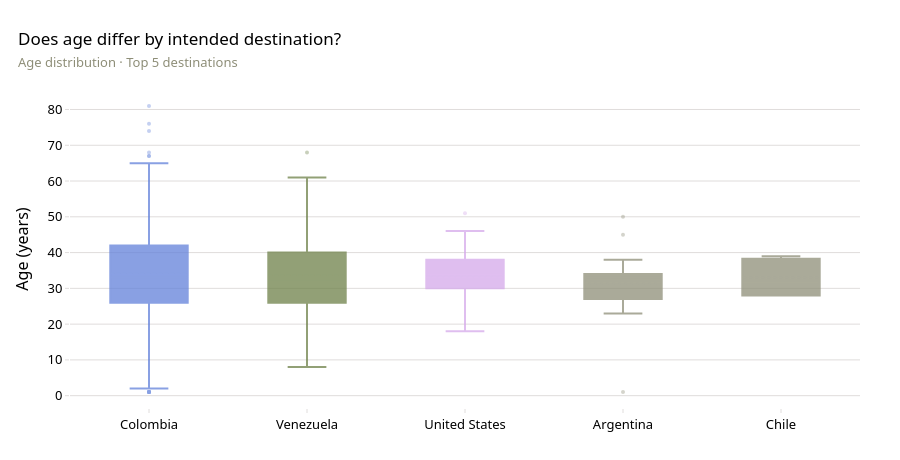

This figure's notebook cell:
### Markdown cell above
### 1.4 Age by intended destination

**What this shows.** Whether the age profile differs by intended destination
country (top 5 destinations).

### Code cell
# Does the age profile differ by intended destination country? A box per
# destination (Top 5) shows median, spread and outliers side by side.
top_dests = df['Destination_Country'].value_counts().head(5).index.tolist()
colors = cat_colors(len(top_dests))
fig = go.Figure()
for d, c in zip(top_dests, colors):
    ages = df.loc[df['Destination_Country'] == d, 'Age'].dropna()
    fig.add_box(y=ages, name=str(d), marker_color=c, line_color=c,
                boxmean=True, fillcolor=c, opacity=0.75,
                marker=dict(size=4, opacity=0.5),
                hovertemplate="%{y} yrs<extra>" + str(d) + "</extra>")
fig.update_layout(
    title="Does age differ by intended destination?<br>"
          "<span style='font-size:13px;color:#8E8E78'>Age distribution · Top 5 destinations</span>",
    yaxis=dict(title="Age (years)"), xaxis=dict(title=""),
    showlegend=False, height=460, margin=dict(t=90))
fig.show()

### Figure 1 — Plotly figure (JSON) as saved in the notebook; plotly's stock layout.template omitted (floating-point values rounded to 4 significant figures; data arrays with more than 128 entries replaced by an {"elided": "..."} marker saying what was removed)
{"data": [{"boxmean": true, "fillcolor": "#6281DA", "hovertemplate": "%{y} yrs<extra>Colombia</extra>", "line": {"color": "#6281DA"}, "marker": {"color": "#6281DA", "opacity": 0.5, "size": 4}, "name": "Colombia", "opacity": 0.75, "type": "box", "y": {"elided": "809 float values"}}, {"boxmean": true, "fillcolor": "#6E8149", "hovertemplate": "%{y} yrs<extra>Venezuela</extra>", "line": {"color": "#6E8149"}, "marker": {"color": "#6E8149", "opacity": 0.5, "size": 4}, "name": "Venezuela", "opacity": 0.75, "type": "box", "y": [50.0, 45.0, 36.0, 29.0, 33.0, 54.0, 27.0, 34.0, 32.0, 33.0, 30.0, 24.0, 24.0, 25.0, 29.0, 25.0, 31.0, 46.0, 32.0, 35.0, 25.0, 61.0, 21.0, 25.0, 32.0, 26.0, 30.0, 36.0, 37.0, 32.0, 46.0, 21.0, 17.0, 26.0, 42.0, 47.0, 54.0, 22.0, 37.0, 58.0, 27.0, 42.0, 27.0, 40.0, 35.0, 40.0, 22.0, 42.0, 46.0, 17.0, 68.0, 33.0, 33.0, 26.0, 31.0, 8.0, 23.0, 29.0, 28.0, 35.0]}, {"boxmean": true, "fillcolor": "#D5A9EA", "hovertemplate": "%{y} yrs<extra>United States</extra>", "line": {"color": "#D5A9EA"}, "marker": {"color": "#D5A9EA", "opacity": 0.5, "size": 4}, "name": "United States", "opacity": 0.75, "type": "box", "y": [40.0, 33.0, 32.0, 32.0, 36.0, 31.0, 40.0, 18.0, 29.0, 19.0, 35.0, 51.0, 36.0, 36.0, 34.0, 23.0, 31.0, 36.0, 42.0, 22.0, 31.0, 24.0, 44.0, 46.0]}, {"boxmean": true, "fillcolor": "#8E8E78", "hovertemplate": "%{y} yrs<extra>Argentina</extra>", "line": {"color": "#8E8E78"}, "marker": {"color": "#8E8E78", "opacity": 0.5, "size": 4}, "name": "Argentina", "opacity": 0.75, "type": "box", "y": [23.0, 34.0, 29.0, 33.0, 33.0, 34.0, 32.0, 50.0, 27.0, 38.0, 45.0, 31.0, 34.0, 33.0, 1.0, 35.0, 27.0, 24.0]}, {"boxmean": true, "fillcolor": "#8E8E78", "hovertemplate": "%{y} yrs<extra>Chile</extra>", "line": {"color": "#8E8E78"}, "marker": {"color": "#8E8E78", "opacity": 0.5, "size": 4}, "name": "Chile", "opacity": 0.75, "type": "box", "y": [32.0, 38.0, 28.0, 28.0, 39.0]}], "layout": {"height": 460, "margin": {"t": 90}, "showlegend": false, "title": {"text": "Does age differ by intended destination?<br><span style='font-size:13px;color:#8E8E78'>Age distribution · Top 5 destinations</span>"}, "xaxis": {"title": {"text": ""}}, "yaxis": {"title": {"text": "Age (years)"}}}}
